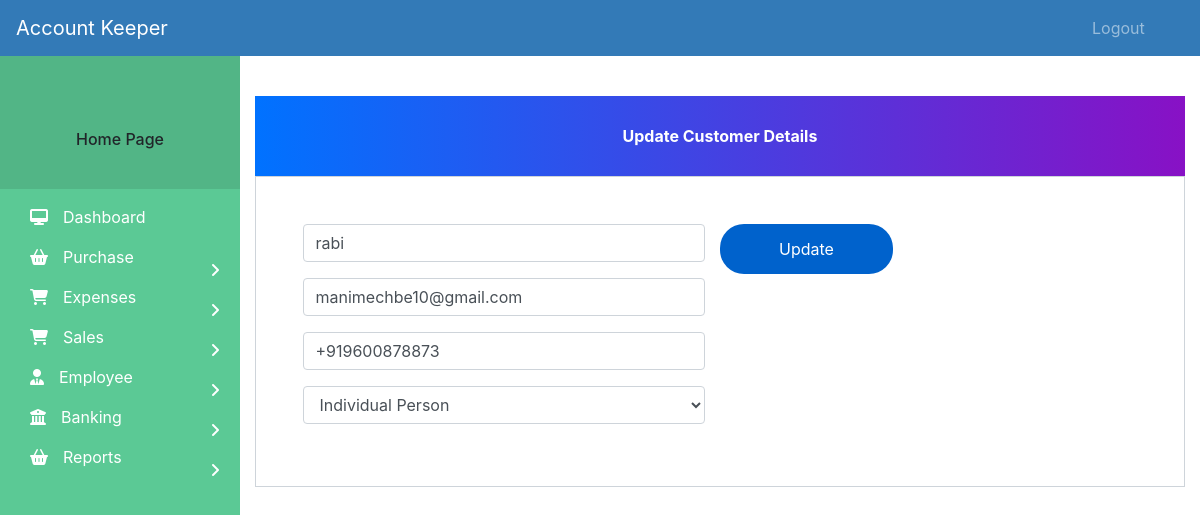
The app's page /update-customer/1 with its own data.
### Sales/models.py (models this page shows, shortened)
class CustomerDetails(models.Model):
    type = [('Individual Person','Individual Person'),
    ('Buissness Person','Buissness Person')]
    id = models.AutoField(primary_key=True)
    Name = models.CharField(max_length = 50)
    Email = models.EmailField(max_length = 50)
    PhoneNo = models.CharField(max_length = 20, null = False)
    CustomerType = models.CharField(max_length = 70, choices = type)
    is_deleted = models.BooleanField(default=False)

### Sales/views.py (the view, shortened to what this page needs)
# urls.py: path('update-customer/<int:pk>', saleview.update_customer, name='update-customer'),
def update_customer(request, pk):
    customer = CustomerDetails.objects.get(id = pk)
    customerForm = CustomerForm(instance = customer)
    customer_dict = {
        'cusForm': customerForm
    }
    return render(request, 'Sales/update_customer.html', context = customer_dict)

### Sales/forms.py
class CustomerForm(forms.ModelForm):
    class Meta:
        model = CustomerDetails
        fields = ['Name','Email','PhoneNo','CustomerType']

### templates/Sales/update_customer.html (shortened to what this page needs)
{% extends 'Base/navbar.html' %}
{% load widget_tweaks %}
{% block content %}
<head>
  <link href="//maxcdn.bootstrapcdn.com/bootstrap/4.1.1/css/bootstrap.min.css" rel="stylesheet" id="bootstrap-css">
</head>
<br><br>
<form method="post" enctype="multipart/form-data">
  <div class="container register-form">
    <div class="form">
      <div class="note">
        <p>Update Customer Details</p>
      </div>
      <div class="form-content">
        <div class="row">
          <div class="col-md-6">
            <div class="form-group">
                {% render_field cusForm.Name class="form-control" placeholder="Name" %}
            </div>
            <div class="form-group">
                {% render_field cusForm.Email class="form-control" placeholder="Email" %}
            </div>
            <div class="form-group">
                {% render_field cusForm.PhoneNo class="form-control" placeholder="PhoneNo" %}
            </div>
            <div class="form-group">
                {% render_field cusForm.CustomerType  class="form-control" placeholder="CustomerType" %}
            </div>
          </div>
        <button type="submit" class="btnSubmit">Update</button>
      </div>
    </div>
  </div>
</form>
{% endblock content %}

### templates/Base/navbar.html (style rules this page uses)
body { padding-left: 240px; }

### templates/Sales/update_customer.html (style rules this page uses)
.note { text-align: center; height: 80px; background: -webkit-linear-gradient(left, #0072ff, #8811c5); color: #fff; font-weight: bold; line-height: 80px; }
.form-content { padding: 5%; border: 1px solid #ced4da; margin-bottom: 2%; }
.form-control { border-radius: 1.5rem; }
.btnSubmit { border: none; border-radius: 1.5rem; padding: 1%; width: 20%; cursor: pointer; background: #0062cc; color: #fff; max-height: 50px; }

### records on screen
CustomerDetails: Name "rabi", Email "manimechbe10@gmail.com", PhoneNo "+919600878873", CustomerType "Individual Person"
